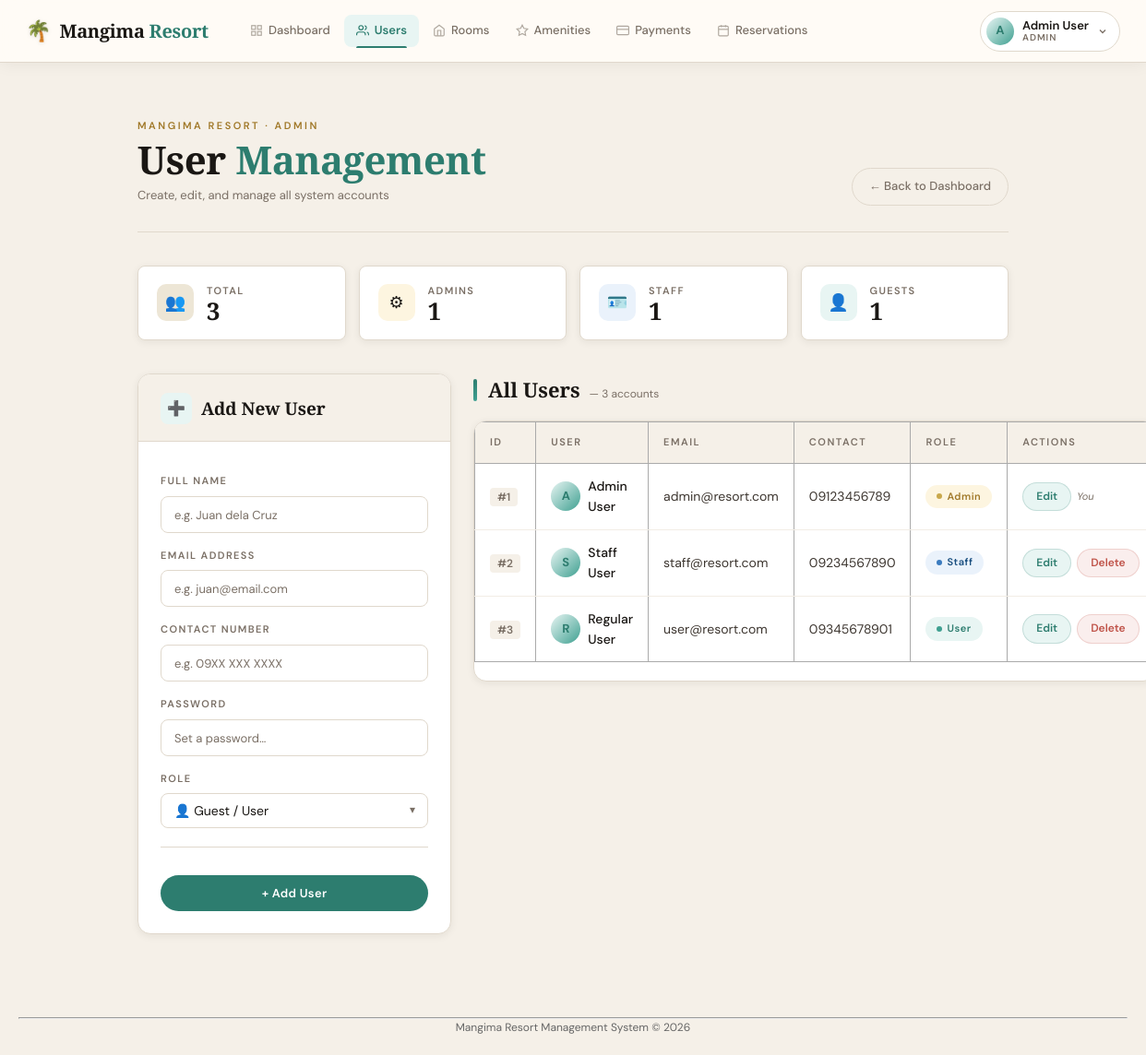
Screenshot of /users/index.php (signed in) with the database file from the repository.
### tables this page shows
CREATE TABLE users (
    user_id INT AUTO_INCREMENT PRIMARY KEY,
    full_name VARCHAR(100) NOT NULL,
    email VARCHAR(100) UNIQUE NOT NULL,
    contact_number VARCHAR(20),
    password VARCHAR(255) NOT NULL,
    role ENUM('user','staff','admin') DEFAULT 'user'
);

### includes/auth.php (called while the page is built, shortened)
<?php
function getCurrentUserId() {
    return $_SESSION['user_id'] ?? null;
}
?>

### users/index.php (the view, shortened to what this page needs)
<?php
require_once __DIR__ . '/../includes/auth.php';
$db = getDB();
$editUser = null;
$users = $db->query("SELECT * FROM users ORDER BY user_id")->fetchAll();
$adminCount = count(array_filter($users, fn($u) => $u['role'] === 'admin'));
$staffCount = count(array_filter($users, fn($u) => $u['role'] === 'staff'));
$userCount  = count(array_filter($users, fn($u) => $u['role'] === 'user'));
?>
<!DOCTYPE html>
<html lang="en">
<head>
    <link rel="stylesheet" href="/mangima_resort/assets/css/style.css">
</head>
<body>
<div class="container">
    <?php include __DIR__ . '/../includes/header.php'; ?>
    <div class="users-wrapper">
        <div class="page-header">
            <div>
                <div class="page-eyebrow">Mangima Resort · Admin</div>
                <div class="page-title">User <span>Management</span></div>
                <div class="page-sub">Create, edit, and manage all system accounts</div>
            </div>
            <a href="/mangima_resort/dashboard/dashboard.php" class="back-link">
                ← Back to Dashboard
            </a>
        </div>
        <div class="mini-stats">
            <div class="mini-card">
                <div class="mini-icon all">👥</div>
                <div>
                    <div class="mini-label">Total</div>
                    <div class="mini-value"><?php echo count($users); ?></div>
                </div>
            </div>
            <div class="mini-card">
                <div class="mini-icon admin">⚙</div>
                <div>
                    <div class="mini-label">Admins</div>
                    <div class="mini-value"><?php echo $adminCount; ?></div>
                </div>
            </div>
            <div class="mini-card">
                <div class="mini-icon staff">🪪</div>
                <div>
                    <div class="mini-label">Staff</div>
                    <div class="mini-value"><?php echo $staffCount; ?></div>
                </div>
            </div>
            <div class="mini-card">
                <div class="mini-icon user">👤</div>
                <div>
                    <div class="mini-label">Guests</div>
                    <div class="mini-value"><?php echo $userCount; ?></div>
                </div>
            </div>
        </div>
        <div class="users-layout">
            <div class="form-card">
                <div class="form-card-header">
                    <div class="form-icon"><?php echo $editUser ? '✏️' : '➕'; ?></div>
                    <h3><?php echo $editUser ? 'Edit User' : 'Add New User'; ?></h3>
                </div>
                <div class="form-card-body">
                    <form method="post" action="<?php echo $editUser ? '?action=edit&id='.$editUser['user_id'] : ''; ?>">
                        <div class="form-group">
                            <label>Full Name</label>
                            <input type="text" name="full_name"
                                   placeholder="e.g. Juan dela Cruz"
                                   value="<?php echo htmlspecialchars($editUser['full_name'] ?? ''); ?>" required>
                        </div>
                        <div class="form-group">
                            <label>Email Address</label>
                            <input type="email" name="email"
                                   placeholder="e.g. juan@email.com"
                                   value="<?php echo htmlspecialchars($editUser['email'] ?? ''); ?>" required>
                        </div>
                        <div class="form-group">
                            <label>Contact Number</label>
                            <input type="text" name="contact_number"
                                   placeholder="e.g. 09XX XXX XXXX"
                                   value="<?php echo htmlspecialchars($editUser['contact_number'] ?? ''); ?>">
                        </div>
                        <div class="form-group">
                            <label>Password<?php echo $editUser ? ' <span style="font-weight:400;text-transform:none;letter-spacing:0">(optional)</span>' : ''; ?></label>
                            <input type="password" name="password"
                                   placeholder="<?php echo $editUser ? 'Leave blank to keep current' : 'Set a password…'; ?>"
                                   <?php echo $editUser ? '' : 'required'; ?>>
                        </div>
                        <div class="form-group">
                            <label>Role</label>
                            <div class="role-select-wrap">
                                <select name="role">
                                    <option value="user"  <?php echo (isset($editUser['role']) && $editUser['role']==='user')  ? 'selected' : ''; ?>>👤 Guest / User</option>
                                </select>
                            </div>
                        </div>
                        <div class="form-actions">
                            <button type="submit" name="save" class="btn-primary">
                                <?php echo $editUser ? '✓ Update User' : '+ Add User'; ?>
                            </button>
                        </div>
                    </form>
                </div>
            </div>
            <div class="table-panel">
                <div class="section-label">
                    <div class="section-label-bar"></div>
                    <h3>All Users <small>— <?php echo count($users); ?> accounts</small></h3>
                </div>
                <div class="table-card">
                    <table>
                        <thead>
                            <tr>
                                <th>ID</th>
                                <th>User</th>
                                <th>Email</th>
                                <th>Contact</th>
                                <th>Role</th>
                                <th>Actions</th>
                            </tr>
                        </thead>
                        <tbody>
                            <?php foreach ($users as $u): ?>
                            <tr>
                                <td><span class="user-id-chip">#<?php echo $u['user_id']; ?></span></td>
                                <td>
                                    <div class="user-name-cell">
                                        <div class="user-avatar">
                                            <?php echo strtoupper(substr($u['full_name'], 0, 1)); ?>
                                        </div>
                                        <span class="user-name"><?php echo htmlspecialchars($u['full_name']); ?></span>
                                    </div>
                                </td>
                                <td class="email-cell"><?php echo htmlspecialchars($u['email']); ?></td>
                                <td class="contact-cell"><?php echo htmlspecialchars($u['contact_number']) ?: '—'; ?></td>
                                <td>
                                    <span class="role-badge role-<?php echo $u['role']; ?>">
                                        <?php echo $u['role']; ?>
                                    </span>
                                </td>
                                <td>
                                    <div class="action-cell">
                                        <a href="?action=edit&id=<?php echo $u['user_id']; ?>" class="btn-edit">Edit</a>
                                        <?php if ($u['user_id'] != getCurrentUserId()): ?>
                                            <a href="?action=delete&id=<?php echo $u['user_id']; ?>"
                                               class="btn-delete"
                                               onclick="return confirm('Delete <?php echo htmlspecialchars(addslashes($u['full_name'])); ?>? This cannot be undone.')">
                                               Delete
                                            </a>
                                        <?php else: ?>
                                            <span class="self-tag">You</span>
                                        <?php endif; ?>
                                    </div>
                                </td>
                            </tr>
                            <?php endforeach; ?>
                        </tbody>
                    </table>
                </div>
            </div>
        </div>
    </div>
</div>
<?php include __DIR__ . '/../includes/footer.php'; ?>
</body>
</html>

### assets/css/style.css (style rules this page uses)
body { font-family: Arial, sans-serif; margin: 20px; background: #fff; }
.container { max-width: 1000px; margin: 0 auto; }
form label { display: block; margin-top: 10px; }
form input, form select, form textarea { padding: 5px; width: 100%; max-width: 300px; }
button, .btn { padding: 8px 15px; margin-top: 10px; cursor: pointer; }
table { border-collapse: collapse; width: 100%; margin-bottom: 20px; }
table, th, td { border: 1px solid #aaa; }
th, td { padding: 8px; text-align: left; }

### includes/header.php (style rules this page uses)
:root { --sand: #f5f0e8; --sand-dark: #ede6d6; --ink: #1a1714; --ink-soft: #3d3630; --ink-muted: #7a6f65; --gold: #c9a84c; --gold-light: #e8c97a; --gold-dark: #a07828; --teal: #2d7d6f; --teal-light: #3fa091; --teal-pale: #e8f5f3; --coral: #c0544a; --coral-pale: #faeeed; --white: #ffffff; --border: #e0d8cc; --header-h: 68px; }
body { padding-top: var(--header-h); }
.role-admin { background: #fdf5e0; color: var(--gold-dark); }
.role-staff { background: #eaf2fb; color: #1a4f80; }
.role-user { background: var(--teal-pale); color: var(--teal); }

### rows the page displays
users: user_id "1", full_name "A", full_name "Admin User", email "admin@resort.com", contact_number "09123456789", role "Admin", shows "You"
users: user_id "2", full_name "S", full_name "Staff User", email "staff@resort.com", contact_number "09234567890", role "Staff"
users: user_id "3", full_name "R", full_name "Regular User", email "user@resort.com", contact_number "09345678901", role "User"

### other values shown
substr($displayName, 0, 1) "A"
$displayName "Admin User"
$currentRole "ADMIN"
count($users) "3"
$adminCount "1"
$staffCount "1"
$userCount "1"
